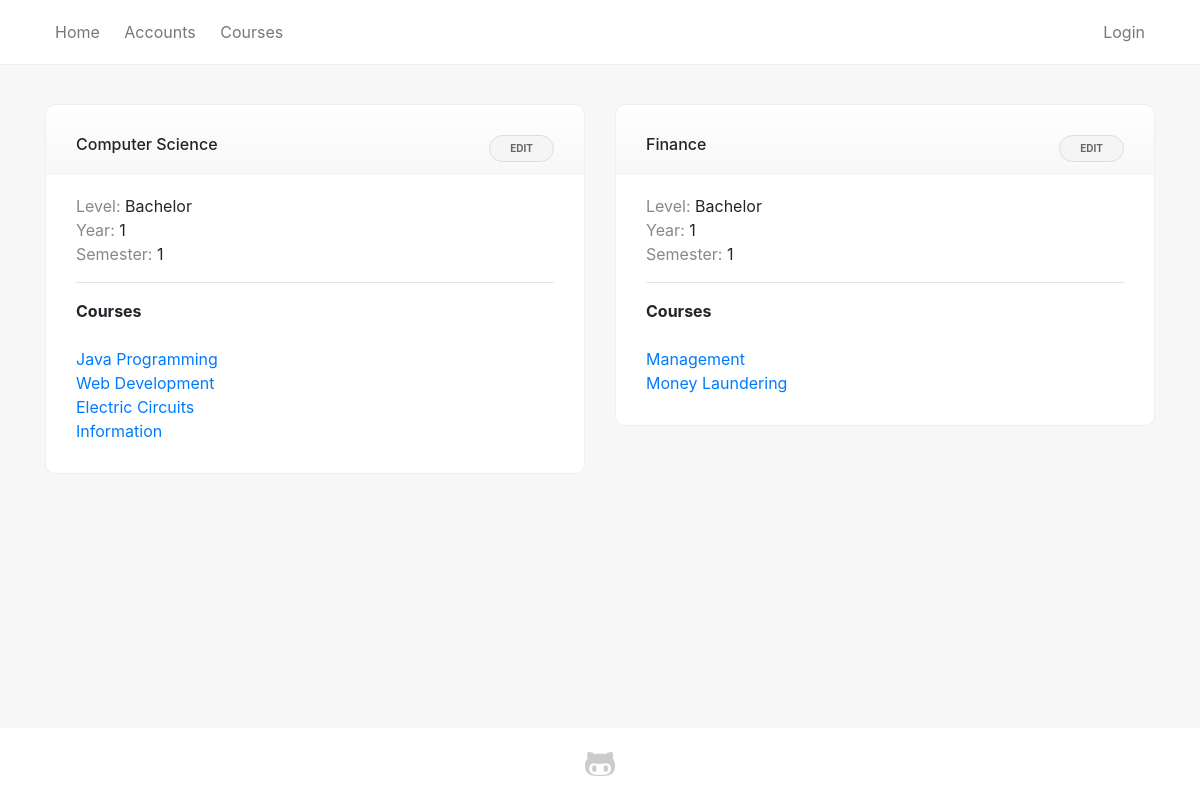
The page /settings/year/view/ on the database as committed earlier.
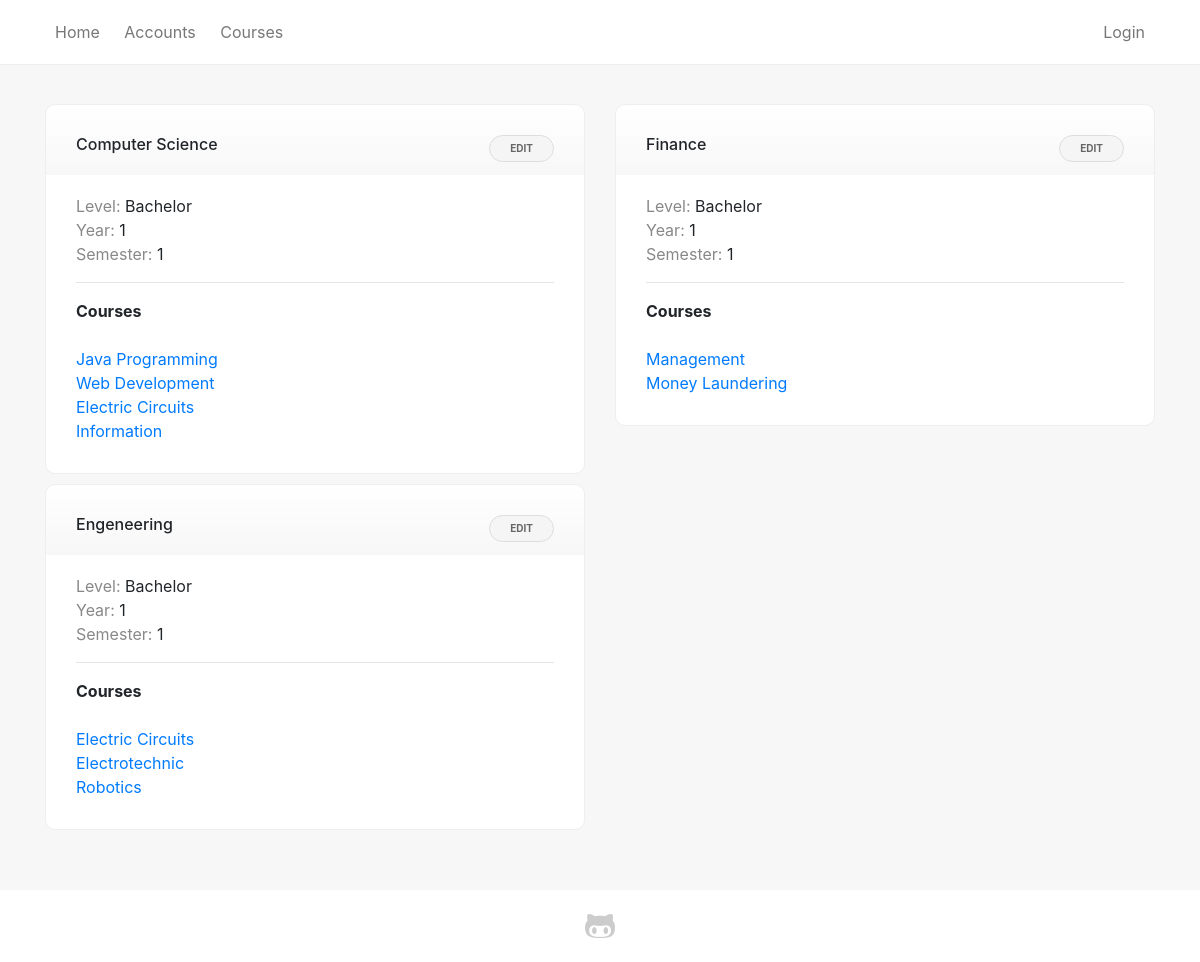
The same page on the database as committed later.
### sems/models.py (models this page shows, shortened)
class ProvimetMundshme(models.Model):
    program = models.ForeignKey(Program, on_delete=models.CASCADE)
    year = models.IntegerField(choices=YEARS, default=1)
    semester = models.IntegerField(choices=SEMESTER, default=1)
    course = models.ManyToManyField(Course)
    level = models.CharField(max_length=100, choices=LEVELS, default='Bachelor')

class Program(models.Model):
    name = models.CharField(max_length=150)
    summary = models.TextField(null=True, blank=True)
    def __str__(self):
        return self.name

class Course(models.Model):
    name = models.CharField(max_length=200)
    summary = models.TextField(max_length=600, null=True, blank=True)
    program = models.ForeignKey(Program, on_delete=models.CASCADE)
    start_date = models.DateField()
    end_date = models.DateField()
    credits = models.IntegerField(null=True, default=0)
    def __str__(self):
        return self.name

### sems/views.py (the view)
# urls.py: path('settings/year/view/', views.current_years, name='current_years'),
def current_years(request):
    years = ProvimetMundshme.objects.all()
    return render (
        request, 'current_years.html', {'years': years},
    )

### sems/templates/current_years.html
{% extends 'base_generic.html' %}
{% block content %}
<div class="container">
	<div class="row">
		{% for year in years %}
		<div class="col-md-6 col-xs-12">
			<div class="card-box">
			<h6>{{ year.program }}<a href="{% url 'year_edit' pk=year.pk %}" class="float-right btn-sm btn btn-third">Edit</a></h6>
			<span class="faded">Level: </span>{{ year.get_level_display }}<br>
			<span class="faded">Year: </span>{{ year.year }}<br>
			<span class="faded">Semester: </span>{{ year.semester }}
			<hr>
			<b>Courses</b><br><br>
			<div class="overflow-auto">
				{% for course in year.course.all %}
					<a href="{% url 'course_detail' pk=course.pk %}">{{ course }}</a><br>
				{% endfor %}
			</div>
			</div>
		</div>
		{% endfor %}
	</div>
</div>
{% endblock %}

Rows that differ between the two databases and show on the page:
added ProvimetMundshme: program "Engeneering", level "Bachelor", year "1", semester "1", Course (name "Electric Circuits")
now on this page (row unchanged): Course: name "Electrotechnic", shown under "Engeneering"
added Course: name "Robotics", shown under "Engeneering"
